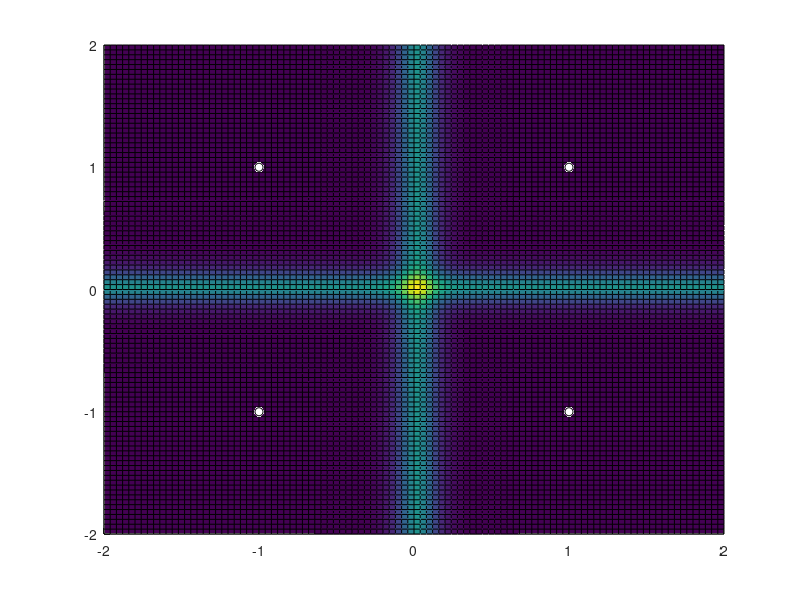

Here is the MATLAB script that generated this plot: (Note: this script raises an error after producing the figure.)
%%%%% EQUIVOCATION QUASARS %%%%%
close all; clear all;

    % Creates the QPSK symbol locations 
a = [1+j -1+j -1-j 1-j];

epsilon = .2067;
%sigmaSquared = .3;
for sigmaSquared = .1:.2:.3       
    for re = -50:50         % -50:50 creates a 101 x 101 grid 
        for im = -50:50
            x(re+51,im+51) = (re/25) + (im/25)*j;
        end
    end
    real_x = real(x);
    imag_x = imag(x);

    fx = zeros(4, 101, 101);
    fxSum = zeros(1, 101, 101);
    for loop = 1:4
        fx(loop,:,:) = (1/(2*pi*sigmaSquared))*exp((-1/(2*sigmaSquared))*abs((x-a(loop)).^2));
        fxSum(1, :,:) = fxSum(1, :,:) + fx(loop,:,:);
    end

    p_a = zeros(4, 101, 101);
    for loop = 1:4
        p_a(loop,:,:) = fx(loop,:,:) ./ fxSum;
    end
     
    H = zeros(101, 101);
    % probOfX = 1 / (101*101);
    sumOfProb = zeros(101, 101);
    for xCoord = -50:50
        for yCoord = -50:50
            for loop = 1:4
                sumOfProb(xCoord+51,yCoord+51) = sumOfProb(xCoord+51,yCoord+51) + p_a(loop,xCoord+51,yCoord+51)*log2(p_a(loop,xCoord+51,yCoord+51));
            end
            H((xCoord+51), (yCoord+51)) = -(sumOfProb(xCoord+51, yCoord+51)); 
        end
    end

    
            %%%%% Plot Equivocation 
    figure();
    hold on
    plot(a,'o', 'MarkerFaceColor', 'white', 'Color', 'black'); % Need to fix where this plots on the z axis
    surface(real_x, imag_x, H);
    title("\sigma^2 = " + string(sigmaSquared));
    xlabel('real');
    ylabel('imaginary');
    zlabel('Equivocation');
    view(45, 60);
    colormap(jet);
    hold off
    
            %%%%% Plot Mutual Information
    figure();
    hold on
    plot(a,'o', 'MarkerFaceColor', 'white', 'Color', 'black'); % Need to fix where this plots on the z axis
    I = 2 - H;
    surface(real_x, imag_x, I);
    title("\sigma^2 = " + string(sigmaSquared));
    xlabel('real');
    ylabel('imaginary');
    zlabel('Mutual Information');
    view(45, 60);
    colormap(jet);
    hold off
    
    bits = zeros(101,101);
    
    for c = 1:101
        for d = 1:101
            if (I(c,d) < epsilon)
                bits(c,d) = 2;
            else if (I(c,d) < 1+epsilon)
                 bits(c,d) = 1;
                else
                bits (c,d) = 0;
                end
            end
        end
    end
            %%%%% Bits lost
    
    figure();
    hold on
    plot(a,'o', 'MarkerFaceColor', 'white', 'Color', 'black'); % Need to fix where this plots on the z axis
    surface(real_x, imag_x, bits);
    title("\sigma^2 = " + string(sigmaSquared));
    xlabel('real');
    ylabel('imaginary');
    zlabel('Bits');
    view(45, 60);
    colormap(jet);
end
